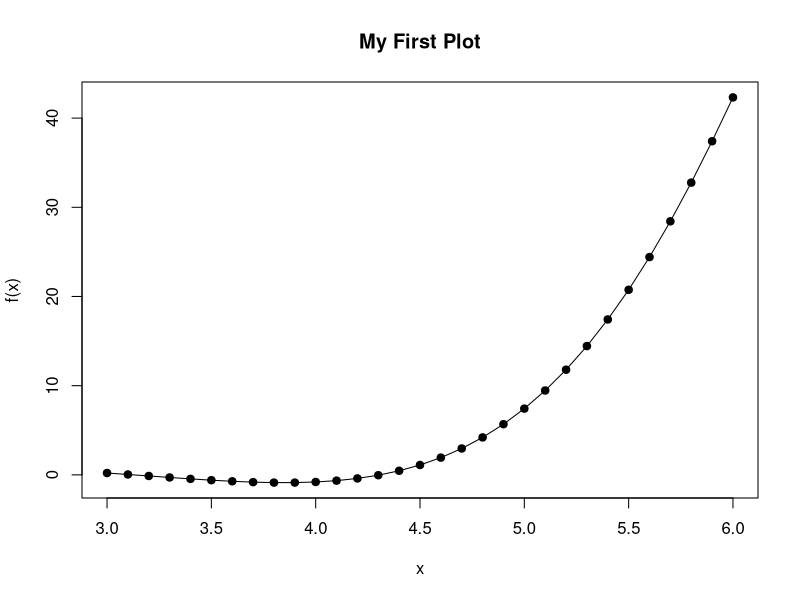

This chart was generated by the following R code:
# CST8233 Lab 2 - Exercise 1
# f(x) = 0.1 * e^x * cos(x) + 2 * ln|x|, evaluated at x = 3, 3.1, ..., 6

cat("\n========== Exercise 1 ==========\n")
cat("f(x) = 0.1 * e^x * cos(x) + 2 * ln|x|   for x = 3, 3.1, ..., 6\n\n")

x <- seq(3, 6, by = 0.1)
cVec <- 0.1 * exp(x) * cos(x) + 2 * log(abs(x))   # cos() uses radians

cat("Values of cVec:\n")
print(data.frame(x = x, f.x = round(cVec, 4)), row.names = FALSE)
cat("\n")

cVecSum <- sum(cVec)
print(paste("The sum of this vector is:", round(cVecSum, 4)))

# type = "o" draws the points with a solid line connecting them
plot(x, cVec, type = "o", pch = 19, main = "My First Plot", xlab = "x", ylab = "f(x)")
